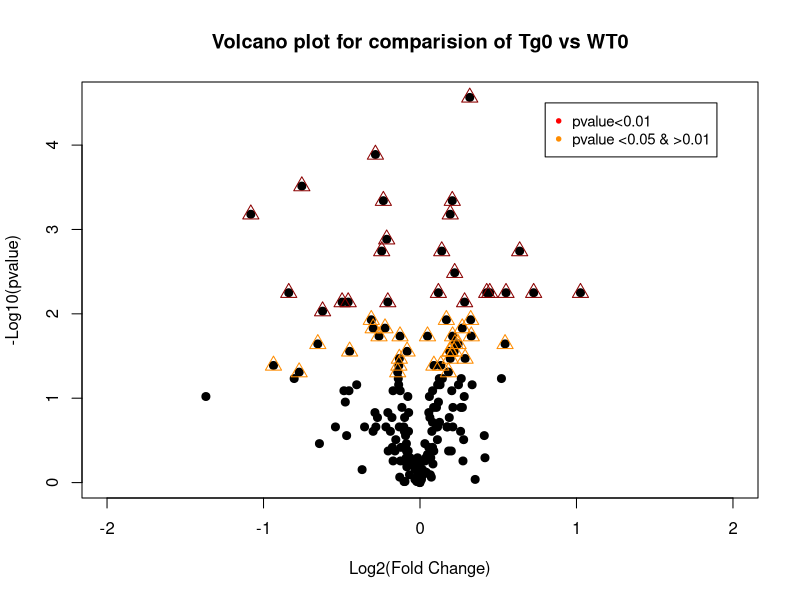

R code for this plot: (Note: this script raises an error after producing the figure.)
m=read.csv("Tg0WT0.csv", sep=",")


with(m, plot(log2FC,neglogp, pch=20, main="Volcano plot for comparision of Tg0 vs WT0",xlab="Log2(Fold Change)",ylab="-Log10(pvalue)", cex=1.6, xlim=c(-2,2)))

with(subset(m, pval<.01 ), points(log2FC,neglogp, pch=24,cex=1.6, col="dark red"))
with(subset(m, pval<0.05& pval>.01), points(log2FC,neglogp, pch=24,cex=1.6, col="dark orange"))

legend(0.8,4.5, legend=c("pvalue<0.01", "pvalue <0.05 & >0.01"),
       col=c("red", "dark orange "), pch=20, cex=0.9)

geom_vline(xintercept=c(-0.6, 0.6), col="red") +
  geom_hline(yintercept=-log10(0.05), col="red")


D=c(1:180)


#For coloring only pval
#ggplot
m$fcthre <- "pvalue >0.05"
m$fcthre[m$pval < 0.01& m$pval<0.01] <- "pvalue <0.01"
m$fcthre[m$pval < 0.05& m$pval>0.01 ] <- "pvalue <0.05 & >0.01"

m$labelmet=NA
m$labelmet[m$fcthre == "pvalue <0.01"] <- m$Metabolite[m$fcthre == "pvalue <0.01"]

k=m$Metabolite[m$fcthre == "pvalue <0.05 & >0.01"]
k=c(1:30)
m$labelmet[m$fcthre == "pvalue <0.05 & >0.01"] <- k

png(file="pngnew106.tiff", width=7500, height=7073,res = 340)


library(ggrepel)
# plot adding up all layers we have seen so far
ggplot(data=m, aes(x=log2FC, y=neglogp, col=m$fcthre, label=labelmet) )+
  geom_point(size=6.5) + labs(color = "p-value", face="bold")+
  guides(color = guide_legend(override.aes = list(size = 6.5)))+xlim(-1.5, 1.5)+
  theme_minimal() +
  theme(axis.text.y =element_text(margin = margin(t = 0, r = 10, b = 0, l = 0), face="bold",size=40, color = "black", hjust=2),axis.text.x =element_text(face="bold",size=40,color = "black", vjust=-1,margin = margin(t = 0, r = 0, b = 10, l = 0)),
        axis.line.x = element_line(color="black", size = 1) ,
        axis.line.y = element_line(color="black", size = 1),
    plot.title = element_text(hjust=0.5, vjust=2, face="bold",margin = margin(b = 25), size=50),
    legend.text = element_text(face = "bold",size=28),
    legend.key.width=unit(1,"lines"),
    legend.position=c(0.81,0.99),legend.background = element_blank(),
    legend.box.background = element_rect(colour = "black", linetype = "dashed"),
    legend.justification=c(0, 1), 
    plot.margin = unit(c(1.01, 12, 0.5, 0.5), "line"),
    legend.title = element_text(face = "bold",size=30),
    axis.title.x = element_text(face="bold", size=42,margin = margin(t =14, r = 0, b = 0, l = 0)),
    axis.title.y=element_text(face="bold",size=42,margin = margin(t =0, r = 14, b = 0, l = 0)),
    
  )+
  geom_text_repel(fontface="bold",size=12,max.overlaps = Inf, segment.size = 0.6,seed = 42,box.padding =0.5 ,
                  force = 2,point.padding = unit(1, "lines")
  ) +
  scale_color_manual(values=c(" Red", "slateblue", "black")) +
  geom_vline(xintercept=c(-0.6, 0.6), col="red", size=2) +
  geom_hline(yintercept=-log10(0.05), col="red",size=2)+
  labs(title="Volcano plot for comparision of Tg2576 vs WT", x="Log2(Fold Change)",y="-Log10(pvalue)")

graphics.off()



unit(0.52, "lines")

